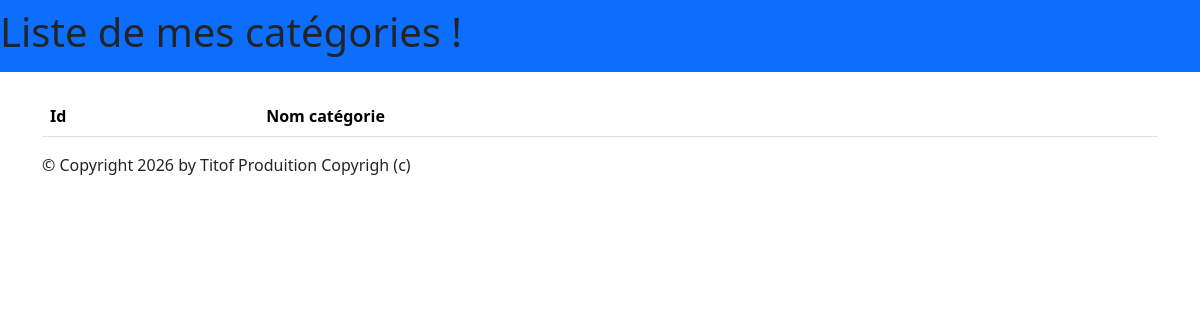
The page /monApp/categories/ on the database as committed earlier.
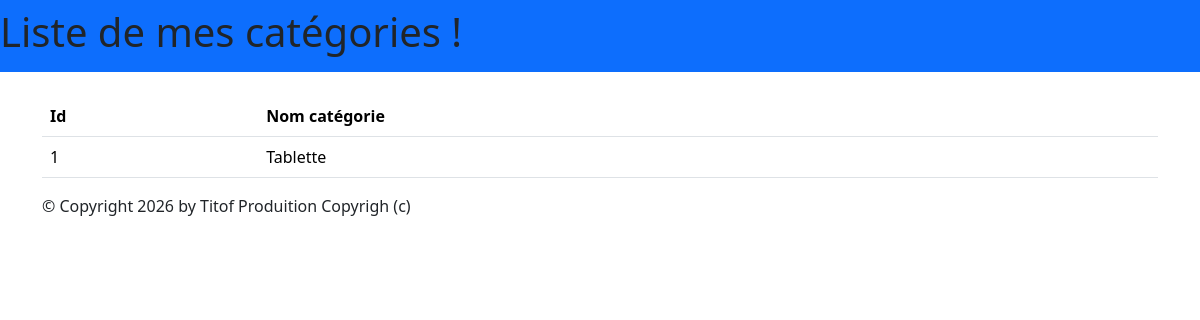
The same page on the database as committed later.
### monApp/models.py (models this page shows, shortened)
class Categorie(models.Model):
    idCat = models.AutoField(primary_key=True)
    nomCat = models.CharField(max_length=100)

### monApp/views.py (the view)
# urls.py: path('categories/',views.ListCategories ,name='categories'),
def ListCategories(request):
    cats = Categorie.objects.all()
    return render(request, 'monApp/ListCategories.html',{'categoires': cats})

### monApp/templates/monApp/ListCategories.html
{% extends 'monApp/base.html' %}
{% block menu %}
    <h1>Liste de mes catégories !</h1>
{% endblock %}
{% block contenu %}
    <table class="table">
        <thead>
            <tr>
                <th>Id</th>
                <th>Nom catégorie</th>
            </tr>
        </thead>
        <tbody>
            {% for cat in categoires %}
            <tr>
                <td>{{ cat.idCat }}</td>
                <td>{{ cat.nomCat }}</td>
            </tr>
            {% endfor %}
        </tbody>
    </table>
{% endblock %}

Rows that differ between the two databases and show on the page:
added Categorie: idCat "1", nomCat "Tablette"
